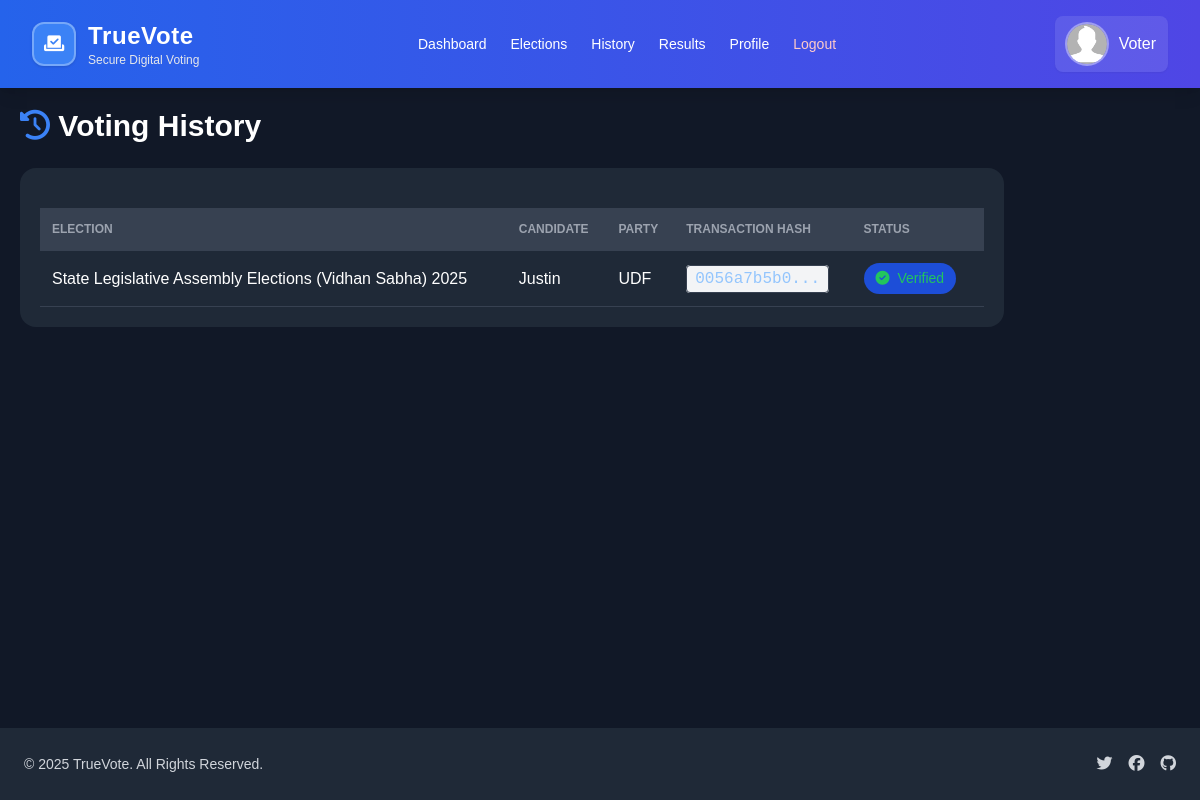
Page /voter/history.php (signed in) on the committed database.
### tables this page shows
CREATE TABLE `votes` (
  `vote_id` int NOT NULL,
  `election_id` int NOT NULL,
  `candidate_id` int NOT NULL,
  `voter_id` int NOT NULL,
  `transaction_hash` char(64) NOT NULL DEFAULT 'vote3a8f9b64c1d72e49f6a9c83d27f51b8e914c5a63f2e7b9d1a84c7f93e05d',
  `contract_address` char(42) NOT NULL DEFAULT 'add9f3b7c82e1a4d56f890c12de34ab56789cd1234',
  `created_at` timestamp NULL DEFAULT CURRENT_TIMESTAMP,
  `vote_count` enum('0','1') NOT NULL DEFAULT '0'
);

CREATE TABLE `elections` (
  `id` int NOT NULL,
  `election_code` varchar(50) NOT NULL,
  `title` varchar(255) NOT NULL,
  `election_type` enum('Lok Sabha Elections (National)','State Legislative Assembly Elections (Vidhan Sabha)') NOT NULL,
  `constituency` varchar(100) NOT NULL,
  `description` text,
  `announcement_date` date NOT NULL,
  `registration_start_date` date NOT NULL,
  `registration_end_date` date NOT NULL,
  `polling_start_date` date NOT NULL,
  `polling_end_date` date NOT NULL,
  `publish_result` enum('0','1') NOT NULL DEFAULT '0',
  `created_at` timestamp NULL DEFAULT CURRENT_TIMESTAMP
);

CREATE TABLE `candidates` (
  `id` int NOT NULL,
  `election_id` int NOT NULL,
  `candidate_code` varchar(50) NOT NULL,
  `name` varchar(255) NOT NULL,
  `gender` enum('Male','Female','Other') NOT NULL,
  `party_name` varchar(255) DEFAULT NULL,
  `symbol` varchar(255) DEFAULT NULL,
  `age` int DEFAULT NULL,
  `photo` varchar(255) DEFAULT NULL,
  `manifesto` text,
  `created_at` timestamp NULL DEFAULT CURRENT_TIMESTAMP
);

### voter/history.php (the view, shortened to what this page needs)
<?php
require_once "../db.php";
$user_id = $_SESSION['user_id'];
try {
    $stmt = $pdo->prepare("
        SELECT v.*, e.title as election_title, c.name as candidate_name, c.party_name
        FROM votes v
        JOIN elections e ON v.election_id = e.id
        JOIN candidates c ON v.candidate_id = c.id
        WHERE v.voter_id = ?
        ORDER BY v.vote_id DESC
    ");
    $stmt->execute([$user_id]);
    $votes = $stmt->fetchAll(PDO::FETCH_ASSOC);
} catch (Exception $e) {
    $votes = [];
    $error = "Error fetching voting history: " . $e->getMessage();
}
?>
<!DOCTYPE html>
<html lang="en">
<head>
  <link href="https://cdnjs.cloudflare.com/ajax/libs/font-awesome/6.5.0/css/all.min.css" rel="stylesheet">
  <script src="https://cdn.tailwindcss.com"></script>
</head>
<body>
<?php include "includes/header.php"; ?>
<div class="container">
  <h1 class="text-3xl font-bold mb-6">
    <i class="fas fa-history blue"></i> Voting History
  </h1>
  <?php if (empty($votes)): ?>
    <div class="section center py-12">
      <i class="fas fa-vote-yea text-4xl gray mb-4"></i>
      <h2 class="text-xl font-semibold mb-2">No Voting History</h2>
      <p class="gray">You haven't cast any votes yet.</p>
      <a href="elections.php" class="btn btn-primary mt-4">
        <i class="fas fa-plus"></i> Vote Now
      </a>
    </div>
  <?php else: ?>
    <div class="section">
      <div class="overflow-x-auto">
        <table class="table">
          <thead>
            <tr>
              <th>Election</th>
              <th>Candidate</th>
              <th>Party</th>
              <th>Transaction Hash</th>
              <th>Status</th>
            </tr>
          </thead>
          <tbody>
            <?php foreach ($votes as $vote): ?>
              <tr>
                <td><?php echo htmlspecialchars($vote['election_title']); ?></td>
                <td><?php echo htmlspecialchars($vote['candidate_name']); ?></td>
                <td class="gray"><?php echo htmlspecialchars($vote['party_name'] ?? 'N/A'); ?></td>
                <td class="font-mono">
                  <?php if (!empty($vote['transaction_hash'])): ?>
                    <span class="bg-gray-100 px-2 py-1 rounded" title="<?php echo htmlspecialchars($vote['transaction_hash']); ?>">
                      <?php echo htmlspecialchars(substr($vote['transaction_hash'], 0, 10)) . '...'; ?>
                    </span>
                  <?php else: ?>
                    <span class="gray">N/A</span>
                  <?php endif; ?>
                </td>
                <td>
                  <span class="tag green">
                    <i class="fas fa-check-circle mr-1"></i> Verified
                  </span>
                </td>
              </tr>
            <?php endforeach; ?>
          </tbody>
        </table>
      </div>
    </div>
  <?php endif; ?>
</div>
<?php include "includes/footer.php"; ?>
</body>
</html>

### voter/history.php (style rules this page uses)
body { margin: 0; font-family: Arial, sans-serif; background-color: #111827; color: white; display: flex; flex-direction: column; min-height: 100vh; }
.container { padding: 20px; flex: 1; }
.section { background: #1f2937; border-radius: 16px; padding: 20px; margin-top: 20px; }
.table { width: 100%; border-collapse: collapse; margin-top: 20px; }
.table th, .table td { padding: 12px; text-align: left; border-bottom: 1px solid #374151; }
.table th { background: #374151; color: #9ca3af; text-transform: uppercase; font-size: 12px; font-weight: 600; }
.table td { color: white; }
.tag { display: inline-block; background: #1d4ed8; padding: 5px 12px; border-radius: 999px; font-size: 14px; margin-right: 8px; color: white; }
.gray { color: #9ca3af; }
.green { color: #22c55e; }
.blue { color: #3b82f6; }
.text-3xl { font-size: 1.875rem; }
.font-bold { font-weight: 700; }
.mb-6 { margin-bottom: 1.5rem; }
.overflow-x-auto { overflow-x: auto; }
.font-mono { font-family: monospace; }
.px-2 { padding-left: 0.5rem; padding-right: 0.5rem; }
.py-1 { padding-top: 0.25rem; padding-bottom: 0.25rem; }
.rounded { border-radius: 0.25rem; }
.bg-gray-100 { background: #1f2937; color: #93c5fd; border: 1px solid #374151; font-weight: 500; }
.mr-1 { margin-right: 0.25rem; }

### rows in the picture
votes: election.title "State Legislative Assembly Elections (Vidhan Sabha) 2025", candidate.name "Justin", candidate.party_name "UDF", transaction_hash "0056a7b5b0"

### other values in the picture
$name "Voter"
